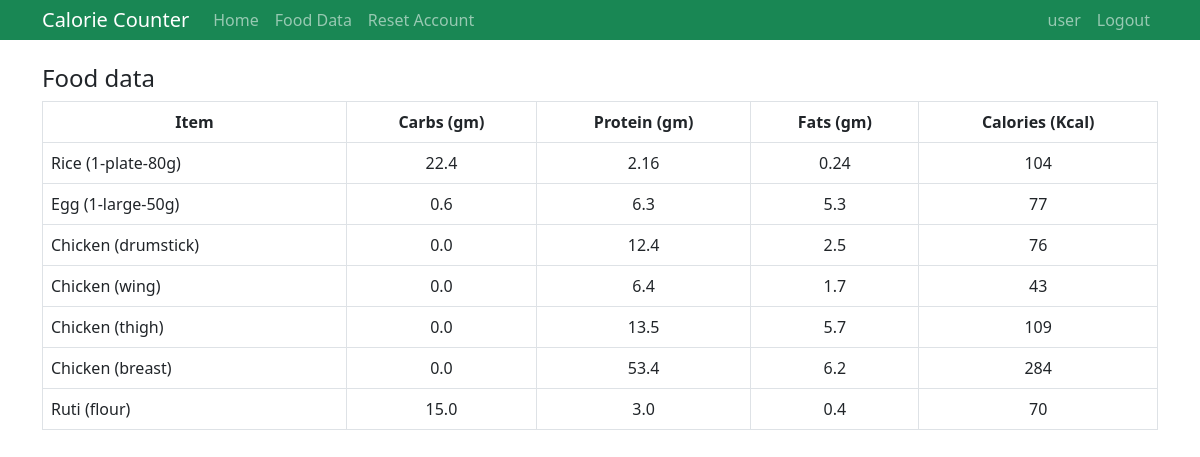
The app's page /calorie-counter/food-data/ (signed in) with its own data.
### app_calorie/models.py (models this page shows, shortened)
class Food(models.Model):
    name = models.CharField(max_length=100)
    carbohydrate = models.FloatField()
    protein = models.FloatField()
    fats = models.FloatField()
    calorie = models.IntegerField()

### app_calorie/views.py (the view)
# urls.py: path('food-data/', views.food_data, name='calorie-food-data')
@login_required
def food_data(request):
    context = {
        "title" : "Food Data",
        "foods" : Food.objects.all(),
        "username" : request.user.username
    }
    return render(request, 'app_calorie/food-data.html', context)

### app_calorie/templates/app_calorie/food-data.html
{% extends 'app_calorie/base.html' %}
{% load static %}
{% block custom_static %}
    <link rel="stylesheet" type="text/css" href="{% static 'app_calorie/food-data.css' %}">
{% endblock custom_static %}
{% block content %}
    <br>
    <div class="container">
        <h4>Food data</h4>
        <table class="table table-bordered" id="table">
            <tr class="">
                <th class="custom-cell">Item</th>
                <th class="custom-cell">Carbs (gm)</th>
                <th class="custom-cell">Protein (gm)</th>
                <th class="custom-cell">Fats (gm)</th>
                <th class="custom-cell">Calories (Kcal)</th>
            </tr>
            <tr>
                {% for food in foods %}
                    <tr>
                        <td>{{ food.name }}</td>
                        <td class="custom-cell">{{ food.carbohydrate }}</td>
                        <td class="custom-cell">{{ food.protein }}</td>
                        <td class="custom-cell">{{ food.fats }}</td>
                        <td class="custom-cell">{{ food.calorie }}</td>
                    </tr>
                {% endfor %}
            </tr>
        </table>
    </div>
{% endblock content %}

### app_calorie/templates/app_calorie/base.html (shortened to what this page needs)
{% load static %}
<!DOCTYPE html>
<html lang="en">
    <head>
        <link href="https://cdn.jsdelivr.net/npm/bootstrap@5.1.3/dist/css/bootstrap.min.css" rel="stylesheet"
>
        <link rel="stylesheet" type="text/css" href="{% static 'app_calorie/base.css' %}">
        {% block custom_static %}
        {% endblock custom_static %}
    </head>
    <body>
        <nav class="navbar navbar-expand-lg navbar-dark bg-success p-0">
            <div class="container">
                <a class="navbar-brand" href="{% url 'calorie-index' %}">Calorie Counter</a>
                <div class="collapse navbar-collapse" id="navbarSupportedContent">
                    <ul class="navbar-nav me-auto mb-2 mb-lg-0">
                        <li class="nav-item">
                            <a class="nav-link" aria-current="page" href="{% url 'calorie-index' %}">Home</a>
                        </li>
                        <li class="nav-item">
                            <a class="nav-link" href="{% url 'calorie-food-data' %}">Food Data</a>
                        </li>
                        <li class="nav-item">
                            <a class="nav-link" href="{% url 'calorie-account-reset' %}">Reset Account</a>
                        </li>
                    </ul>
                </div>
                <div class="collapse navbar-collapse" id="navbarSupportedContent">
                    <ul class="navbar-nav ms-auto mb-2 mb-lg-0">
                        <li class="nav-item">
                            <a class="nav-link" aria-current="page" href="#">{{ username }}</a>
                        </li>
                        <li class="nav-item">
                            <a class="nav-link" href="{% url 'auth-logout' %}">Logout</a>
                        </li>
                    </ul>
                </div>
            </div>
        </nav>
        {% block content %}
        {% endblock content %}
    </body>
</html>

### app_calorie/static/app_calorie/food-data.css (style rules this page uses)
.custom-cell { text-align: center; }

### records on screen
Food: name "Rice (1-plate-80g)", carbohydrate "22.4", protein "2.16", fats "0.24", calorie "104"
Food: name "Egg (1-large-50g)", carbohydrate "0.6", protein "6.3", fats "5.3", calorie "77"
Food: name "Chicken (drumstick)", carbohydrate "0.0", protein "12.4", fats "2.5", calorie "76"
Food: name "Chicken (wing)", carbohydrate "0.0", protein "6.4", fats "1.7", calorie "43"
Food: name "Chicken (thigh)", carbohydrate "0.0", protein "13.5", fats "5.7", calorie "109"
Food: name "Chicken (breast)", carbohydrate "0.0", protein "53.4", fats "6.2", calorie "284"
Food: name "Ruti (flour)", carbohydrate "15.0", protein "3.0", fats "0.4", calorie "70"

### other values on screen
{{ username }} "user"
